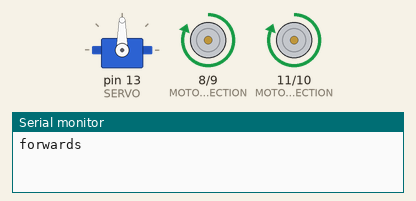
Bench run of a sketch on a simulated Arduino Uno, built with avr-gcc and run on an emulated ATmega328P. On the bench: servo, direction and speed pins drawn as motors (green arrow = direction pin HIGH = forward, orange = LOW = backward, longer = more drive), the last lines printed to the serial monitor.

Above: at 0.05 s.
At 0.5 s:
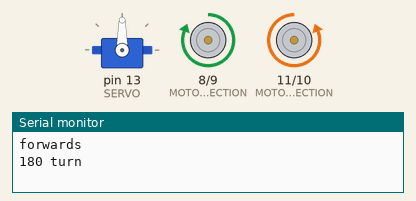
At 1.45 s:
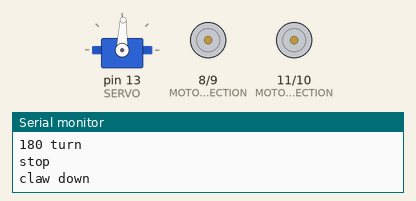
At 2.85 s:
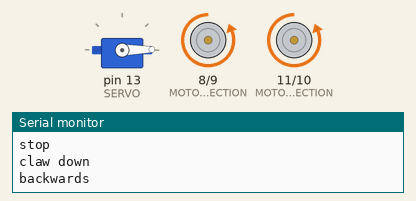
At 4.25 s:
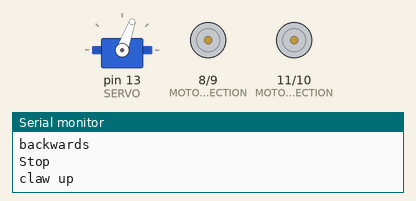
At 5.7 s:
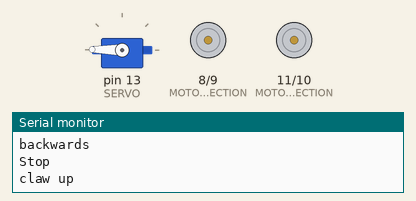
Timing chart, 0 to 8.4 s (numbered marks = the images above):
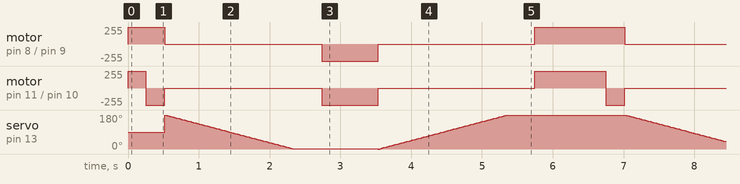

The sketch:

pickUp.ino
```cpp
#include <Servo.h>

#define MOTOR_LEFT_DIRECTION      8
#define MOTOR_LEFT_SPEED          9
#define MOTOR_RIGHT_DIRECTION     11
#define MOTOR_RIGHT_SPEED         10

#define SERVO                     13

#define SERVO_DOWN_POS            180
#define SERVO_UP_POS              0

Servo servo;

void setup() {
  // put your setup code here, to run once:
  Serial.begin(9600);
  servo.attach(SERVO);

  pinMode(MOTOR_LEFT_DIRECTION, OUTPUT);
  pinMode(MOTOR_LEFT_SPEED, OUTPUT);
  pinMode(MOTOR_RIGHT_DIRECTION, OUTPUT);
  pinMode(MOTOR_RIGHT_SPEED, OUTPUT);

}

void loop() {
  // put your main code here, to run repeatedly:
  Serial.println("forwards");
  digitalWrite(MOTOR_LEFT_DIRECTION, 1);
  digitalWrite(MOTOR_RIGHT_DIRECTION, 1);
  analogWrite(MOTOR_LEFT_SPEED, 255);
  analogWrite(MOTOR_RIGHT_SPEED, 255);
  delay(250);

  // turn around 180
  Serial.println("180 turn");
  digitalWrite(MOTOR_LEFT_DIRECTION, 1);
  digitalWrite(MOTOR_RIGHT_DIRECTION, 0);
  analogWrite(MOTOR_LEFT_SPEED, 255);
  analogWrite(MOTOR_RIGHT_SPEED, 255);
  delay(270);

  Serial.println("stop");
  analogWrite(MOTOR_LEFT_SPEED, 0);
  analogWrite(MOTOR_RIGHT_SPEED, 0);

  Serial.println("claw down");
  // claw going down
  for (int i = SERVO_DOWN_POS; i > 0; i--) {
    servo.write(i);
    delay(10);
  }
  delay(400);

  Serial.println("backwards");
  // go backwards
  digitalWrite(MOTOR_LEFT_DIRECTION, 0);
  analogWrite(MOTOR_LEFT_SPEED, 255);
  analogWrite(MOTOR_RIGHT_SPEED, 255);
  delay(800);

  Serial.println("Stop");
  analogWrite(MOTOR_LEFT_SPEED, 0);
  analogWrite(MOTOR_RIGHT_SPEED, 0);

  Serial.println("claw up");
  // claw goin up
  for (int i = SERVO_UP_POS; i < 180; i++) {
    servo.write(i);
    delay(10);
  }
  delay(400);

  Serial.println("forwards");
  digitalWrite(MOTOR_LEFT_DIRECTION, 1);
  digitalWrite(MOTOR_RIGHT_DIRECTION, 1);
  analogWrite(MOTOR_LEFT_SPEED, 255);
  analogWrite(MOTOR_RIGHT_SPEED, 255);
  delay(750);
}
```

Measured:
- by itself, motor on pin 8 (MOTOR_LEFT_DIRECTION) / pin 9 (MOTOR_LEFT_SPEED): repeats every 6.5 s: stopped 2.2 s, backward 255/255 0.80 s, stopped 2.2 s, forward 255/255 1.3 s
- by itself, motor on pin 11 (MOTOR_RIGHT_DIRECTION) / pin 10 (MOTOR_RIGHT_SPEED): repeats every 6.5 s: backward 255/255 0.27 s, stopped 2.2 s, backward 255/255 0.80 s, stopped 2.2 s, forward 255/255 1.0 s
